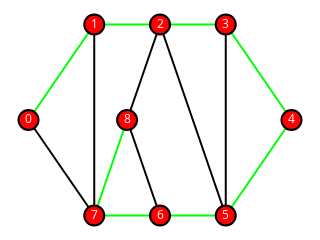

Here is the notebook cell this chart was saved with:
### Markdown cell above
### Exercício 5

Use cores para dar um exemplo de caminho no grafo `ug`.

### Code cell
for n in ug.nodes:
    ug.nodes[n]['color'] = (255, 0, 0)
f = 9
for n, m in ug.edges:
    if(f!=n):
        ug.edges[n, m]['color'] = (0, 255, 0)
    f=n
sn.show_graph(ug, nlab=True, elab=False)

### Figure 1 — Plotly figure (JSON) as saved in the notebook; plotly's stock layout.template omitted (floating-point values rounded to 4 significant figures)
{"data": [{"hoverinfo": "none", "line": {"color": "rgb(0, 255, 0)", "width": 2}, "mode": "lines", "x": [0, 0.25, null, 0.25, 0.5, null, 0.5, 0.75, null, 0.75, 1, null, 1, 0.75, null, 0.75, 0.5, null, 0.5, 0.25, null, 0.25, 0.375, null], "y": [0.5, 1, null, 1, 1, null, 1, 1, null, 1, 0.5, null, 0.5, 0, null, 0, 0, null, 0, 0, null, 0, 0.5, null]}, {"hoverinfo": "none", "line": {"color": "rgb(0, 0, 0)", "width": 2}, "mode": "lines", "x": [0, 0.25, null, 0.25, 0.25, null, 0.5, 0.75, null, 0.5, 0.375, null, 0.75, 0.75, null, 0.5, 0.375, null], "y": [0.5, 0, null, 1, 0, null, 1, 0, null, 1, 0.5, null, 1, 0, null, 0, 0.5, null]}, {"hoverinfo": "none", "marker": {"color": "rgb(255, 0, 0)", "line": {"color": "rgb(0, 0, 0)", "width": 2}, "size": 20}, "mode": "markers+text", "text": ["0", "1", "2", "3", "4", "5", "6", "7", "8"], "textfont": {"color": "rgb(255, 255, 255)"}, "textposition": "middle center", "x": [0, 0.25, 0.5, 0.75, 1, 0.75, 0.5, 0.25, 0.375], "y": [0.5, 1, 1, 1, 0.5, 0, 0, 0, 0.5]}], "layout": {"height": 180, "margin": {"b": 0, "l": 0, "r": 0, "t": 0}, "showlegend": false, "width": 320, "xaxis": {"showgrid": false, "showticklabels": false, "zeroline": false}, "yaxis": {"showgrid": false, "showticklabels": false, "zeroline": false}}}
